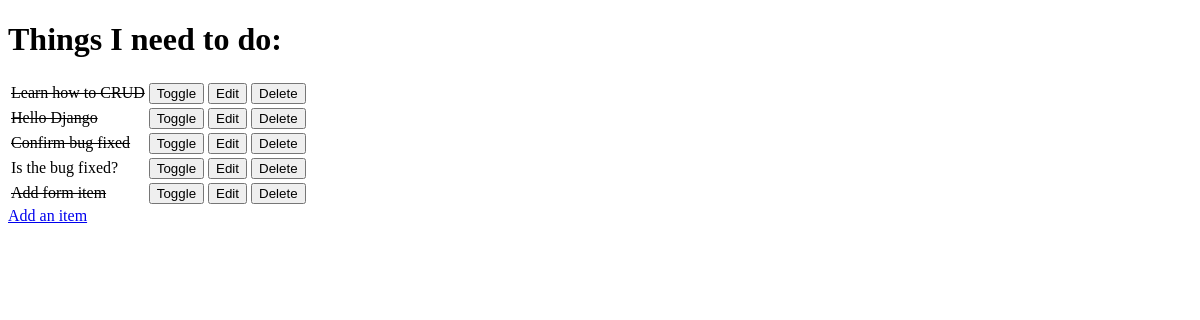
Before: / with the older database file.
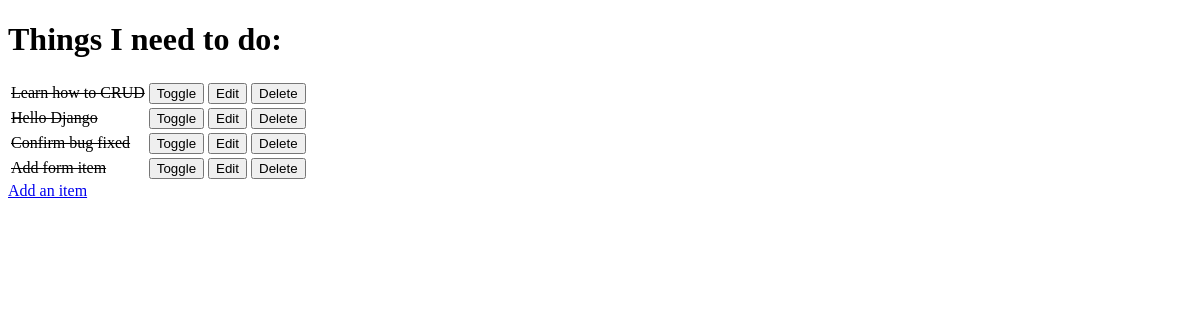
After: the same page with the newer database file.
### todo/models.py (models this page shows, shortened)
class Items(models.Model):
    name = models.CharField(max_length=50, null=False, blank=False)
    done = models.BooleanField(null=False, blank=False, default=False)

### todo/views.py (the view)
# urls.py: path('', views.get_todo_list, name='get_todo_list'),
def get_todo_list(request):
    items = Items.objects.all()
    context = {
        'items': items
    }
    return render(request, "todo/todo_list.html", context)

### todo/templates/todo/todo_list.html (shortened to what this page needs)
<!DOCTYPE html>
<html lang="en">
<head>
</head>
<body>
    <h1>Things I need to do:</h1>
    <table>
        {% for item in items %}
            <tr>
                {% if item.done%}
                <td><strike>{{item.name}}</strike></td>
                {% else %}
                <td>{{item.name}}</td>
                {% endif %}
                <td>
                    <a href="toggle/{{ item.id }}">
                        <button>
                            Toggle
                        </button>
                    </a>
                </td>
                <td>
                    <a href="edit/{{ item.id }}">
                        <button>
                            Edit
                        </button>
                    </a>
                </td>
                <td>
                    <a href="/delete/{{ item.id }}">
                        <button>
                            Delete
                        </button>
                    </a>
                </td>
            </tr>
            {% empty %}
            <tr>
                <td>You have nothing to do</td>
            </tr>
        {% endfor %}
    </table>
    <a href="/add">Add an item</a>
</body>
</html>

Changed rows visible on the page:
removed Items: name "Is the bug fixed?"
